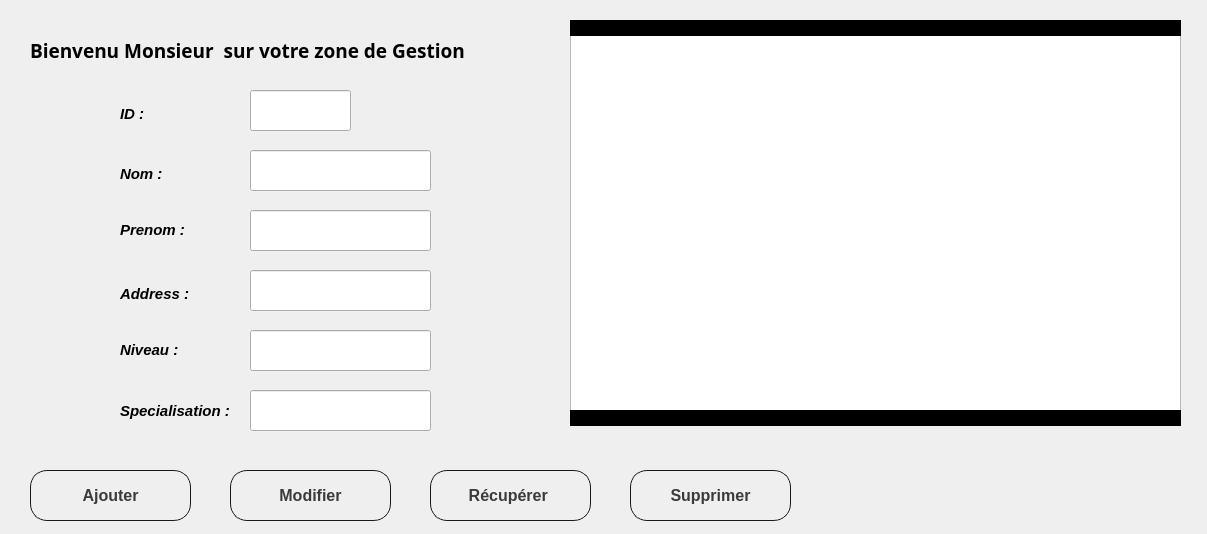
<?xml version="1.0" encoding="UTF-8"?>
<ui version="4.0">
 <class>AdminPage</class>
 <widget class="QDialog" name="AdminPage">
  <property name="geometry">
   <rect>
    <x>0</x>
    <y>0</y>
    <width>1207</width>
    <height>534</height>
   </rect>
  </property>
  <property name="minimumSize">
   <size>
    <width>1207</width>
    <height>0</height>
   </size>
  </property>
  <property name="font">
   <font>
    <family>Cascadia Code SemiLight</family>
    <pointsize>11</pointsize>
    <italic>false</italic>
    <bold>true</bold>
   </font>
  </property>
  <property name="mouseTracking">
   <bool>false</bool>
  </property>
  <property name="windowTitle">
   <string>Dialog</string>
  </property>
  <property name="autoFillBackground">
   <bool>false</bool>
  </property>
  <property name="styleSheet">
   <string notr="true"/>
  </property>
  <widget class="QTableView" name="matable">
   <property name="geometry">
    <rect>
     <x>570</x>
     <y>30</y>
     <width>611</width>
     <height>391</height>
    </rect>
   </property>
   <property name="font">
    <font>
     <family>Tahoma</family>
     <pointsize>12</pointsize>
     <italic>true</italic>
     <bold>false</bold>
    </font>
   </property>
   <property name="autoScroll">
    <bool>false</bool>
   </property>
   <property name="tabKeyNavigation">
    <bool>false</bool>
   </property>
  </widget>
  <widget class="QLabel" name="label">
   <property name="geometry">
    <rect>
     <x>30</x>
     <y>20</y>
     <width>491</width>
     <height>61</height>
    </rect>
   </property>
   <property name="font">
    <font>
     <family>Cascadia Code SemiBold</family>
     <pointsize>14</pointsize>
     <italic>false</italic>
     <bold>true</bold>
    </font>
   </property>
   <property name="text">
    <string>Bienvenu Monsieur  sur votre zone de Gestion </string>
   </property>
   <property name="wordWrap">
    <bool>true</bool>
   </property>
  </widget>
  <widget class="QPushButton" name="Ajouter">
   <property name="geometry">
    <rect>
     <x>30</x>
     <y>470</y>
     <width>161</width>
     <height>51</height>
    </rect>
   </property>
   <property name="font">
    <font>
     <family>Arial</family>
     <pointsize>12</pointsize>
     <italic>false</italic>
     <bold>true</bold>
    </font>
   </property>
   <property name="styleSheet">
    <string notr="true">QPushButton {
    appearance: none;
    background-color: transparent;
    border: 1px solid #1A1A1A;
    border-radius: 17px;
    box-sizing: border-box;
    color: #3B3B3B;
    cursor: pointer;
    transition: all 300ms cubic-bezier(.23, 1, 0.32, 1);
    user-select: none;
    -webkit-user-select: none;
    touch-action: manipulation;
    will-change: transform;
}

QPushButton:disabled {
    pointer-events: none;
}

QPushButton:hover {
    color: #fff;
    background-color: #1A1A1A;
    box-shadow: rgba(0, 0, 0, 0.25) 0 8px 15px;
    transform: translateY(-2px) rotate(360deg); 
}

QPushButton:active {
    box-shadow: none;
    transform: translateY(0);
}
</string>
   </property>
   <property name="text">
    <string>Ajouter</string>
   </property>
  </widget>
  <widget class="QPushButton" name="Supprimer">
   <property name="geometry">
    <rect>
     <x>630</x>
     <y>470</y>
     <width>161</width>
     <height>51</height>
    </rect>
   </property>
   <property name="font">
    <font>
     <family>Arial</family>
     <pointsize>12</pointsize>
     <italic>false</italic>
     <bold>true</bold>
    </font>
   </property>
   <property name="styleSheet">
    <string notr="true">QPushButton {
    appearance: none;
    background-color: transparent;
    border: 1px solid #1A1A1A;
    border-radius: 17px;
    box-sizing: border-box;
    color: #3B3B3B;
    cursor: pointer;
    transition: all 300ms cubic-bezier(.23, 1, 0.32, 1);
    user-select: none;
    -webkit-user-select: none;
    touch-action: manipulation;
    will-change: transform;
}

QPushButton:disabled {
    pointer-events: none;
}

QPushButton:hover {
    color: #fff;
    background-color: #ff0000;
    box-shadow: rgba(0, 0, 0, 0.25) 0 8px 15px;
    transform: translateY(-2px) rotate(360deg); 
}

QPushButton:active {
    box-shadow: none;
    transform: translateY(0);
}
</string>
   </property>
   <property name="text">
    <string>Supprimer</string>
   </property>
  </widget>
  <widget class="QPushButton" name="modifier">
   <property name="geometry">
    <rect>
     <x>230</x>
     <y>470</y>
     <width>161</width>
     <height>51</height>
    </rect>
   </property>
   <property name="font">
    <font>
     <family>Arial</family>
     <pointsize>12</pointsize>
     <italic>false</italic>
     <bold>true</bold>
    </font>
   </property>
   <property name="styleSheet">
    <string notr="true">QPushButton {
    appearance: none;
    background-color: transparent;
    border: 1px solid #1A1A1A;
    border-radius: 17px;
    box-sizing: border-box;
    color: #3B3B3B;
    cursor: pointer;
    transition: all 300ms cubic-bezier(.23, 1, 0.32, 1);
    user-select: none;
    -webkit-user-select: none;
    touch-action: manipulation;
    will-change: transform;
}

QPushButton:disabled {
    pointer-events: none;
}

QPushButton:hover {
    color: #fff;
    background-color: #1A1A1A;
    box-shadow: rgba(0, 0, 0, 0.25) 0 8px 15px;
    transform: translateY(-2px) rotate(360deg); 
}

QPushButton:active {
    box-shadow: none;
    transform: translateY(0);
}
</string>
   </property>
   <property name="text">
    <string>Modifier</string>
   </property>
  </widget>
  <widget class="QPushButton" name="load_data">
   <property name="geometry">
    <rect>
     <x>430</x>
     <y>470</y>
     <width>161</width>
     <height>51</height>
    </rect>
   </property>
   <property name="font">
    <font>
     <family>Arial</family>
     <pointsize>12</pointsize>
     <italic>false</italic>
     <bold>true</bold>
    </font>
   </property>
   <property name="styleSheet">
    <string notr="true">QPushButton {
    appearance: none;
    background-color: transparent;
    border: 1px solid #1A1A1A;
    border-radius: 17px;
    box-sizing: border-box;
    color: #3B3B3B;
    cursor: pointer;
    transition: all 300ms cubic-bezier(.23, 1, 0.32, 1);
    user-select: none;
    -webkit-user-select: none;
    touch-action: manipulation;
    will-change: transform;
}

QPushButton:disabled {
    pointer-events: none;
}

QPushButton:hover {
    color: #fff;
    background-color: #1A1A1A;
    box-shadow: rgba(0, 0, 0, 0.25) 0 8px 15px;
    transform: translateY(-2px) rotate(360deg); 
}

QPushButton:active {
    box-shadow: none;
    transform: translateY(0);
}
</string>
   </property>
   <property name="text">
    <string>Récupérer </string>
   </property>
  </widget>
  <widget class="QLabel" name="label_Nom_2">
   <property name="geometry">
    <rect>
     <x>120</x>
     <y>100</y>
     <width>31</width>
     <height>28</height>
    </rect>
   </property>
   <property name="font">
    <font>
     <family>Segoe UI</family>
     <pointsize>11</pointsize>
     <italic>true</italic>
     <bold>true</bold>
    </font>
   </property>
   <property name="text">
    <string>ID :</string>
   </property>
  </widget>
  <widget class="QLineEdit" name="IDChamp">
   <property name="geometry">
    <rect>
     <x>250</x>
     <y>90</y>
     <width>101</width>
     <height>41</height>
    </rect>
   </property>
  </widget>
  <widget class="QLabel" name="label_Nom">
   <property name="geometry">
    <rect>
     <x>120</x>
     <y>160</y>
     <width>61</width>
     <height>28</height>
    </rect>
   </property>
   <property name="font">
    <font>
     <family>Segoe UI</family>
     <pointsize>11</pointsize>
     <italic>true</italic>
     <bold>true</bold>
    </font>
   </property>
   <property name="text">
    <string>Nom :</string>
   </property>
  </widget>
  <widget class="QLineEdit" name="lineEdit_nom">
   <property name="geometry">
    <rect>
     <x>250</x>
     <y>150</y>
     <width>181</width>
     <height>41</height>
    </rect>
   </property>
  </widget>
  <widget class="QLabel" name="label_Prenom">
   <property name="geometry">
    <rect>
     <x>120</x>
     <y>220</y>
     <width>81</width>
     <height>20</height>
    </rect>
   </property>
   <property name="font">
    <font>
     <family>Segoe UI</family>
     <pointsize>11</pointsize>
     <italic>true</italic>
     <bold>true</bold>
    </font>
   </property>
   <property name="text">
    <string>Prenom :</string>
   </property>
  </widget>
  <widget class="QLineEdit" name="lineEdit_prenom">
   <property name="geometry">
    <rect>
     <x>250</x>
     <y>210</y>
     <width>181</width>
     <height>41</height>
    </rect>
   </property>
  </widget>
  <widget class="QLabel" name="label_Adress">
   <property name="geometry">
    <rect>
     <x>120</x>
     <y>280</y>
     <width>91</width>
     <height>28</height>
    </rect>
   </property>
   <property name="font">
    <font>
     <family>Segoe UI</family>
     <pointsize>11</pointsize>
     <italic>true</italic>
     <bold>true</bold>
    </font>
   </property>
   <property name="text">
    <string>Address :</string>
   </property>
  </widget>
  <widget class="QLineEdit" name="lineEdit_adress">
   <property name="geometry">
    <rect>
     <x>250</x>
     <y>270</y>
     <width>181</width>
     <height>41</height>
    </rect>
   </property>
  </widget>
  <widget class="QLabel" name="label_Niveau">
   <property name="geometry">
    <rect>
     <x>120</x>
     <y>340</y>
     <width>71</width>
     <height>20</height>
    </rect>
   </property>
   <property name="font">
    <font>
     <family>Segoe UI</family>
     <pointsize>11</pointsize>
     <italic>true</italic>
     <bold>true</bold>
    </font>
   </property>
   <property name="text">
    <string>Niveau :</string>
   </property>
  </widget>
  <widget class="QLineEdit" name="lineEdit_niveau">
   <property name="geometry">
    <rect>
     <x>250</x>
     <y>330</y>
     <width>181</width>
     <height>41</height>
    </rect>
   </property>
  </widget>
  <widget class="QLabel" name="label_Specialisation">
   <property name="geometry">
    <rect>
     <x>120</x>
     <y>400</y>
     <width>131</width>
     <height>21</height>
    </rect>
   </property>
   <property name="font">
    <font>
     <family>Segoe UI</family>
     <pointsize>11</pointsize>
     <italic>true</italic>
     <bold>true</bold>
    </font>
   </property>
   <property name="text">
    <string>Specialisation :</string>
   </property>
  </widget>
  <widget class="QLineEdit" name="lineEdit_specialisation">
   <property name="geometry">
    <rect>
     <x>250</x>
     <y>390</y>
     <width>181</width>
     <height>41</height>
    </rect>
   </property>
  </widget>
  <widget class="QLabel" name="label_2">
   <property name="geometry">
    <rect>
     <x>570</x>
     <y>410</y>
     <width>611</width>
     <height>16</height>
    </rect>
   </property>
   <property name="styleSheet">
    <string notr="true">background-color: rgb(0,0,0);</string>
   </property>
   <property name="text">
    <string/>
   </property>
  </widget>
  <widget class="QLabel" name="label_4">
   <property name="geometry">
    <rect>
     <x>570</x>
     <y>20</y>
     <width>611</width>
     <height>16</height>
    </rect>
   </property>
   <property name="styleSheet">
    <string notr="true">background-color: rgb(0,0,0);</string>
   </property>
   <property name="text">
    <string/>
   </property>
  </widget>
 </widget>
 <resources/>
 <connections/>
</ui>
